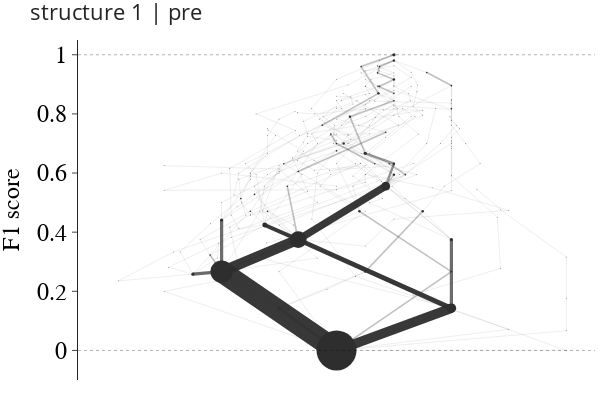

Write notebook code for a chart like this one.
### Markdown cell above
### make trajectory graph

### Code cell
importlib.reload(g) ## reimport graph utils
phases = ['pre', 'post']
for this_target in targets[:1]:
    for this_phase in phases:
        g.plot_trajectory_graph(data = dfic, 
                                target = this_target, 
                                phase = this_phase, 
                                save=True, 
                                out_dir = plot_dir,
                                extension = 'test',
                                x_lower_bound = 4,
                                x_upper_bound = 13,
                                edge_width_scale_factor = 0.8,
                                node_size_scale_factor = 0.8)
